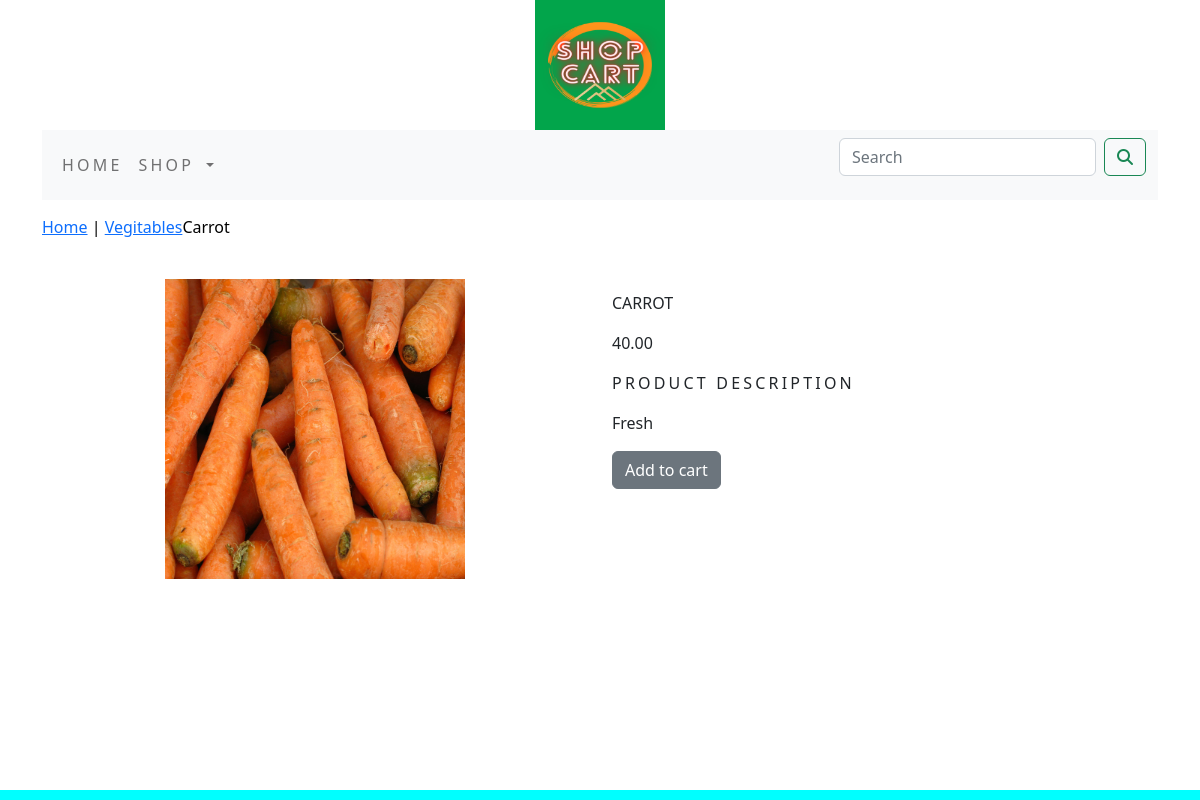
/shopapp/vegitables/carrot/, run on the app's committed database.
### shopapp/models.py (models this page shows, shortened)
class Product(models.Model):
    name=models.CharField(max_length=250,unique=True)
    slug=models.SlugField(max_length=250,unique=True)
    description=models.TextField(blank=True)
    price=models.DecimalField(max_digits=10,decimal_places=2)
    catagory=models.ForeignKey(Catagory,on_delete=models.CASCADE)
    image=models.ImageField(upload_to='product',blank=True)
    stock=models.IntegerField()
    available=models.BooleanField(default=True)
    created=models.DateTimeField(auto_now_add=True)
    updated=models.DateTimeField(auto_now=True)
    class Meta:
        ordering = ('name',)
        verbose_name = 'product'
        verbose_name_plural = 'products'

class Catagory(models.Model):
    name=models.CharField(max_length=250,unique=True)
    slug=models.SlugField(max_length=250,unique=True)
    description=models.TextField(blank=True)
    image=models.ImageField(upload_to='catagory',blank=True)
    class Meta:
        ordering=('name',)
        verbose_name='catagory'
        verbose_name_plural='catagories'
    def get_url(self):
        return reverse('shopapp:products_by_catagory',args=[self.slug])
    def __str__(self):
        return '{}'.format(self.name)

### shopapp/views.py (the view)
# urls.py: path('<slug:c_slug>/<slug:product_slug>/', views.prodetail, name='prodcatdetail'),
def prodetail(request,c_slug,product_slug):
    try:
        product=Product.objects.get(catagory__slug=c_slug,slug=product_slug)
    except Exception as e:
        raise e
    return render(request,'product.html',{'product':product})

### cart/context_processors.py (called while the page is built)
def counter(request):
    item_count=0
    if 'admin' in request.path:
        return {}
    else:
        try:
            cart=Cart.objects.filter(cart_id=_cart_id(request))
            cart_items=Cartitem.objects.all().filter(cart=cart[:1])
            for cart_item in cart_items:
                item_count += cart_item.quantity
        except Cart.DoesNotExist:
            item_count=0
    return dict(item_count=item_count)

### cart/views.py (called while the page is built)
def _cart_id(request):
    cart=request.session.session_key
    if not cart:
        cart=request.session.create()
    return cart

### shopapp/context_processors.py (called while the page is built)
def menu_links(request):
    links=Catagory.objects.all()
    return dict(links=links)

### templates/product.html (shortened to what this page needs)
{% extends 'base.html' %}
{% load static %}
{% block content %}
<div class="row my_prod_row_class">
    <div class="mx_auto">
        <p><a href="{% url 'shopapp:allprodcat' %}">Home</a> | <a href="{{product.catagory.get_url}}">{{product.catagory}}</a>{{product.name}}</p>
    </div>
    <div class="container">
        <br>
        <div class="row">
            <div class="col-12 col-sm-12 col-md-12 col-lg-6 text-center">
                <div style="min-width:18rem">
            <img src="{{product.image.url}}" alt="{{product.name}}" width="300px" height="300px">
        </div>
    </div>
        <div class="col-12 col-sm-12 col-md-12 col-lg-6">
            <div>
            <h1 class="my_prod_title">{{product.name}}</h1>
            <p>{{product.price}}</p>
            <p class="my_title">product Description</p>
            <p class="text-justify my_prod_text">{{product.description}}</p>
            {% if product.stock <= 0 %}
            <p class="text-justify my_prod_text"><b>Out of stock</b></p>
            {% else %}
            <a class="btn btn-secondary" href="{% url 'cart:add_cart' product.id %}">Add to cart</a>
            {% endif %}
        </div>
    </div>
            </div>
</div>
         </div>
{% endblock %}

### static/css/custom.css (style rules this page uses)
body { font-family: 'Koulen', cursive; }
.my_title { font-size:16px; text-transform:uppercase; letter-spacing:.2em; }
.my_prod_row_class { padding-top:15px; padding-bottom:20px; }
.my_prod_row_class .mx_auto { color:#000; font-size:16px; text-decoration:none; }
.my_prod_title { font-size:16px; text-transform:uppercase; letter-spacing.2em; padding-top:15px; padding-bottom:10px; }
.my_prod_text { padding-right:20px; }

### data on the page
Product: catagory "Vegitables", name "Carrot", image (picture), name "CARROT", price "40.00", description "Fresh"
